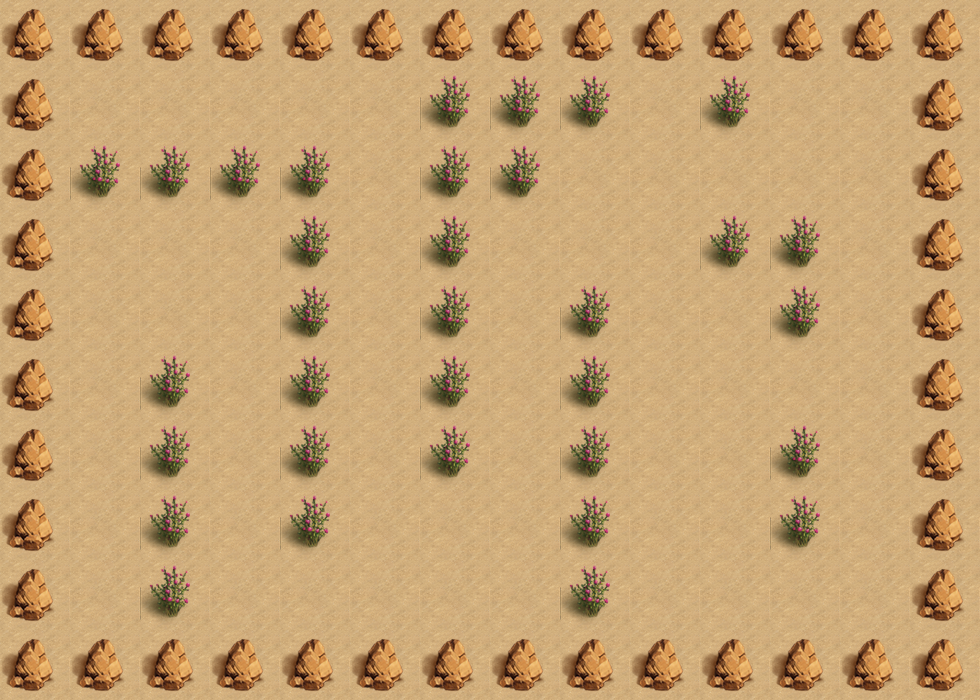

Tiled map render using the project's own tile images. Description and the map definition, with tile-layer contents summarised, below:
An orthogonal 14x10 tile map with 70x70 px tiles, 2 tile layers (bgLayer, walkLayer) and 6 objects (player, key, exit, box_2, box_3, ...).

<map version="1.0" orientation="orthogonal" renderorder="right-down" width="14" height="10" tilewidth="70" tileheight="70" nextobjectid="8">
 <tileset firstgid="1" name="map" tilewidth="70" tileheight="70" tilecount="4">
  <image source="map.png" width="140" height="140" />
 </tileset>
 <layer name="bgLayer" width="14" height="10">
  <data>[140 cells, 140 non-empty, 1 distinct tile ids]</data>
 </layer>
 <layer name="walkLayer" width="14" height="10">
  <data>[140 cells, 77 non-empty, 2 distinct tile ids]</data>
 </layer>
 <objectgroup name="object0">
  <object id="2" name="player" x="70" y="70" width="70" height="70" />
 </objectgroup>
 <objectgroup name="object1">
  <object id="3" name="key" x="770" y="70" width="70" height="70" />
  <object id="4" name="exit" x="630" y="70" width="70" height="70" />
 </objectgroup>
 <objectgroup name="object2">
  <object id="5" name="box_2" x="490" y="280" width="70" height="70" />
  <object id="6" name="box_3" x="630" y="490" width="70" height="70" />
  <object id="7" name="box_1" x="70" y="420" width="70" height="70" />
 </objectgroup>
</map>